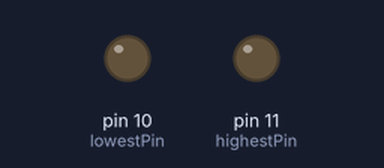
Bench run of a sketch on a simulated Arduino Leonardo, built with avr-gcc and run on an emulated ATmega32U4. Parts: output pins drawn as LEDs (lit = HIGH). Random numbers use the default seed unless the sketch sets one.

Above: at 0.15 s.
At 4.85 s:
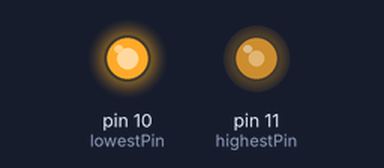
At 8.87 s:
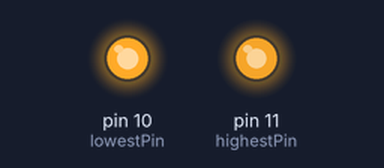
At 19.28 s:
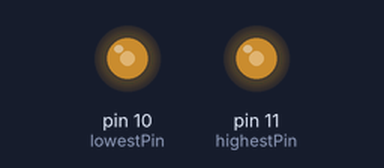
Timing chart, 0 to 19.3 s (numbered marks = the images above):
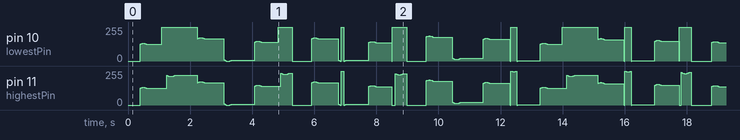

The sketch:

Analogvu.ino
```cpp
const int lowestPin = 10;
const int highestPin = 11;
const int pi=3141;

void setup() {
  // set pins 2 through  as outputs:
  for (int thisPin = lowestPin; thisPin <= highestPin; thisPin++) {
    pinMode(thisPin, OUTPUT);
  }
  /*
  Serial.begin(9600);
  while (!Serial) {
    ; // wait for serial port to connect. Needed for Leonardo only
  }
  Serial.println("serial started");
  */
}

void loop() {
    //each loop add a random number
    int randNumber = random(70);

    for ( float x= 0; x <= 2*pi; x++) {

                float mx = x/1000;

                //need a more varying sin result
                //sin(x/30)*30 + sin(x/2)*30 +sin(x/60)*50
		float  f=sin(mx)*100 + sin(mx/3)*50+randNumber;

		//float  brightness=sin(x)*10+sin(x/2+1)*10;

                //Serial.println(f);

		int brightness = (int) f;
		analogWrite(11, brightness);

		analogWrite(10, brightness);
		delay(2);
		x=x+7;
    }
}
```
